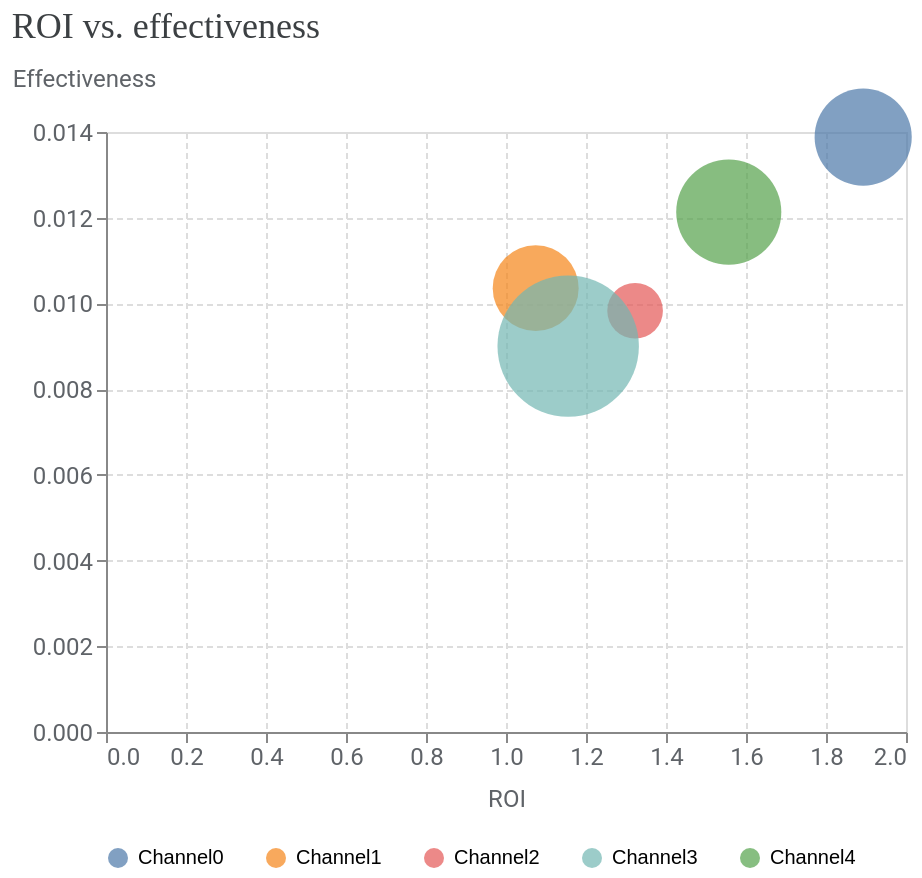

The notebook cell this image was saved under:
### Code cell
# ROIとメディア効果を比較
media_summary.plot_roi_vs_effectiveness()

### Figure 1 — Vega-Lite specification as saved in the notebook (floating-point values rounded to 4 significant figures)
{"config": {"view": {"continuousWidth": 300, "continuousHeight": 300}, "axis": {"gridDash": [3, 2], "labelColor": "#5F6368", "labelFont": "Roboto", "labelFontSize": 12, "titleColor": "#5F6368", "titleFont": "Roboto", "titleFontSize": 12, "titleFontWeight": "normal", "titlePadding": 10}}, "data": {"name": "data-102733f51b308c9041d2f1f959968a47"}, "mark": {"type": "circle", "size": 80, "tooltip": true}, "encoding": {"color": {"field": "channel", "legend": {"columnPadding": 20, "columns": 7, "orient": "bottom", "rowPadding": 10, "title": null}, "type": "nominal"}, "size": {"field": "spend", "legend": null, "scale": {"range": [100, 5000]}, "type": "quantitative"}, "x": {"field": "roi", "scale": {}, "title": "ROI", "type": "quantitative"}, "y": {"axis": {"titleAlign": "left", "titleAngle": 0, "titleY": -20}, "field": "effectiveness", "scale": {}, "title": "Effectiveness", "type": "quantitative"}}, "title": {"text": "ROI vs. effectiveness", "anchor": "start", "color": "#3C4043", "font": "Google Sans Display", "fontSize": 18, "fontWeight": "normal", "offset": 10}, "width": 400, "$schema": "https://vega.github.io/schema/vega-lite/v5.20.1.json", "datasets": {"data-102733f51b308c9041d2f1f959968a47": [{"channel": "Channel0", "roi": 1.893, "effectiveness": 0.01388, "spend": 40500000.0}, {"channel": "Channel1", "roi": 1.074, "effectiveness": 0.01036, "spend": 31320000.0}, {"channel": "Channel2", "roi": 1.323, "effectiveness": 0.009829, "spend": 12080000.0}, {"channel": "Channel3", "roi": 1.155, "effectiveness": 0.009004, "spend": 87860000.0}, {"channel": "Channel4", "roi": 1.557, "effectiveness": 0.01213, "spend": 47730000.0}]}}
